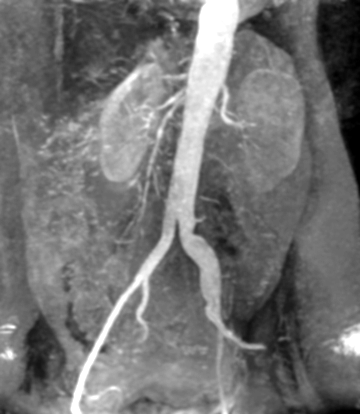
%> input picture Fig0107(b)(kidney-original).tif, 360 x 414 px
$ octave EdgeCropped.m   (GNU Octave 9; MATLAB toolbox functions it lacks are replaced by stand-ins)
%> lines starting %> are read from the running program, lines starting %| are printed output that depends on the picture; in (x1, y1, x2, y2) boxes, pixels count from 0 and x2, y2 are one past the last pixel; in counts of white or black regions, pixels touching at a corner belong together; the program's own positions count from 1
% Read the imag
I=imread('Fig0107(b)(kidney-original).tif');
%> I is the input picture: size 414x360 uint8; min 0, max 255, mean 115

% Display the image
figure;
imshow(p);
%> (this line was passed over: p is not available in this run)
title('Original Image');

% Use imcrop to select the region to crop


% Display the cropped image
figure;
imshow(croppedImage);
%> (this line was passed over: croppedImage is not available in this run)
title('Cropped Image');

% Optionally smooth the image with a Gaussian filter
I_smooth = imgaussfilt(I, 1.5); % Experiment with the sigma value for better results

% Convert the smoothed image to double precision for calculations
I_smooth = double(I_smooth);
%> I_smooth: size 414x360 double

% Sobel filter for X and Y directions
sobel_x = fspecial('sobel');
sobel_y = sobel_x';

% Prewitt filter for X and Y directions
prewitt_x = fspecial('prewitt');
prewitt_y = prewitt_x';

% Apply Sobel filters using imfilter
I_sobel_x = imfilter(I_smooth, sobel_x);
I_sobel_y = imfilter(I_smooth, sobel_y);
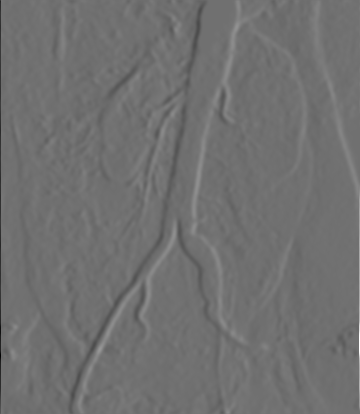
%> I_sobel_y: size 414x360 double; min -808, max 1020, mean 0.6; drawn with min black and max white

% Combine the Sobel gradients and convert to double to avoid uint8 issue
I_sobel = sqrt(I_sobel_x.^2 + I_sobel_y.^2);
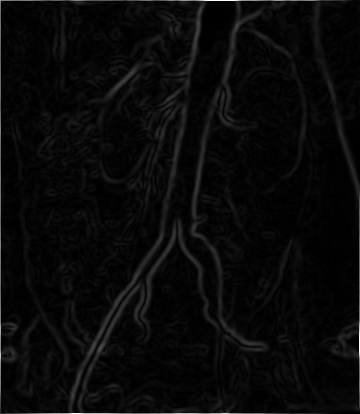
%> I_sobel: size 414x360 double; min 0, max 1020, mean 37.5; drawn with min black and max white

% Normalize the Sobel result for better visualization
I_sobel = I_sobel / max(I_sobel(:));  % Normalize to [0, 1]

% Apply Prewitt filters using imfilter
I_prewitt_x = imfilter(I_smooth, prewitt_x);
I_prewitt_y = imfilter(I_smooth, prewitt_y);

% Combine the Prewitt gradients and convert to double to avoid uint8 issue
I_prewitt = sqrt(I_prewitt_x.^2 + I_prewitt_y.^2);

% Normalize the Prewitt result for better visualization
I_prewitt = I_prewitt / max(I_prewitt(:));  % Normalize to [0, 1]

% Apply histogram equalization on the Sobel result
I_sobel_eq = histeq(I_sobel);
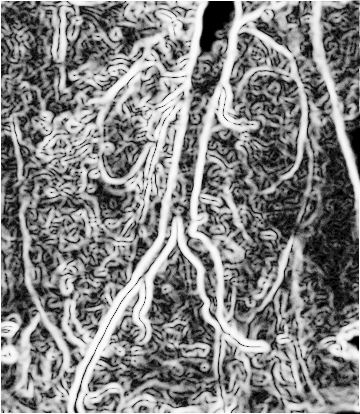
%> I_sobel_eq: size 414x360 double; min 0, max 1, mean 0.524

% Dynamic thresholding based on mean
dynamic_threshold = mean(I_sobel(:)) + 0.5 * std(I_sobel(:));  % Adjust this value
%> dynamic_threshold = 0.0645
I_sobel_thresholded = I_sobel > dynamic_threshold;
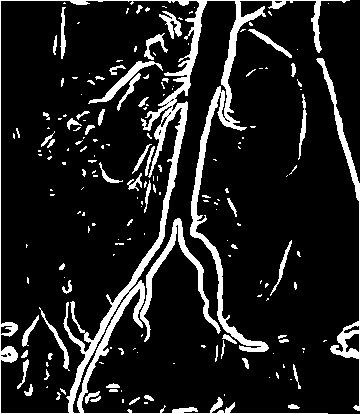
%> I_sobel_thresholded: size 414x360 logical; 12.6% white; 185 white regions (123 under 20 px), largest, box (x1, y1, x2, y2) and area: (0, 0, 350, 414) 10624, (316, 58, 360, 411) 1470, (140, 218, 221, 342) 1328

% Sharpen the smoothed image
I_sharpened = imsharpen(I_smooth);  % Sharpen the smoothed image

% Canny edge detection (optional, for comparison)
I_canny = edge(I_smooth, 'Canny');
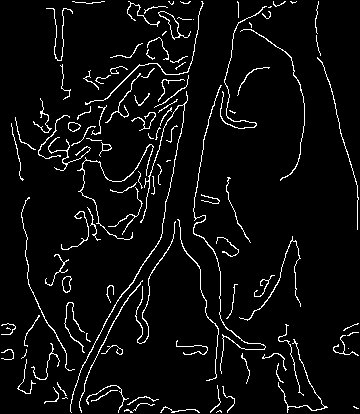
%> I_canny: size 414x360 logical; 5.1% white in thin lines or dots

% Morphological operations to enhance edges
se = strel('disk', 1);  % Structuring element
I_sobel_dilated = imdilate(I_sobel_thresholded, se);
%> I_sobel_dilated: size 414x360 logical; 19.1% white; 121 white regions (40 under 20 px), largest, box (x1, y1, x2, y2) and area: (0, 0, 351, 414) 18926, (315, 57, 360, 412) 2103, (87, 32, 169, 112) 1233
I_prewitt_dilated = imdilate(I_prewitt, se);

% Display the original, Sobel, Prewitt, and histogram equalized Sobel results
figure;
subplot(2, 4, 1);
imshow(I);
title('Original Image');

subplot(2, 4, 2);
imshow(I_sobel, []);
title('Sobel Edge Detection');

subplot(2, 4, 3);
imshow(I_prewitt, []);
title('Prewitt Edge Detection');

subplot(2, 4, 4);
imshow(I_sobel_eq, []);
title('Equalized Sobel Edge Detection');

subplot(2, 4, 5);
imshow(I_sobel_dilated, []);
title('Dilated Sobel Edges');

subplot(2, 4, 6);
imshow(I_prewitt_dilated, []);
title('Dilated Prewitt Edges');

% Define a structuring element
% Adjust the structuring element size
se = strel('disk', 2); % Experiment with size

% Apply erosion to the histogram equalized Sobel image
I_sobel_eq_eroded = imerode(I_sobel_eq, se);
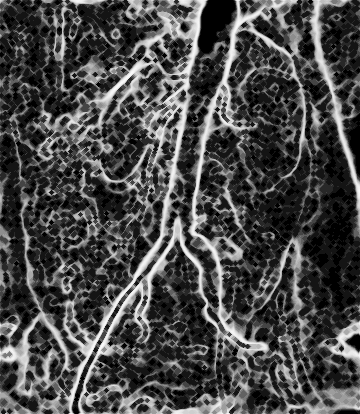
%> I_sobel_eq_eroded: size 414x360 double; min 0, max 0.984, mean 0.292

% Optionally apply dilation to recover some structure
I_sobel_eq_cleaned = imdilate(I_sobel_eq_eroded, se);
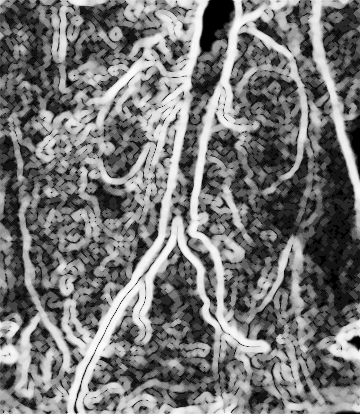
%> I_sobel_eq_cleaned: size 414x360 double; min 0, max 0.984, mean 0.466

figure;
imshow(I_sobel_eq_eroded);
title('Eroded Equalized Sobel Edge Detection');


% Optionally, display Canny result
figure;
imshow(I_canny);
title('Canny Edge Detection');
